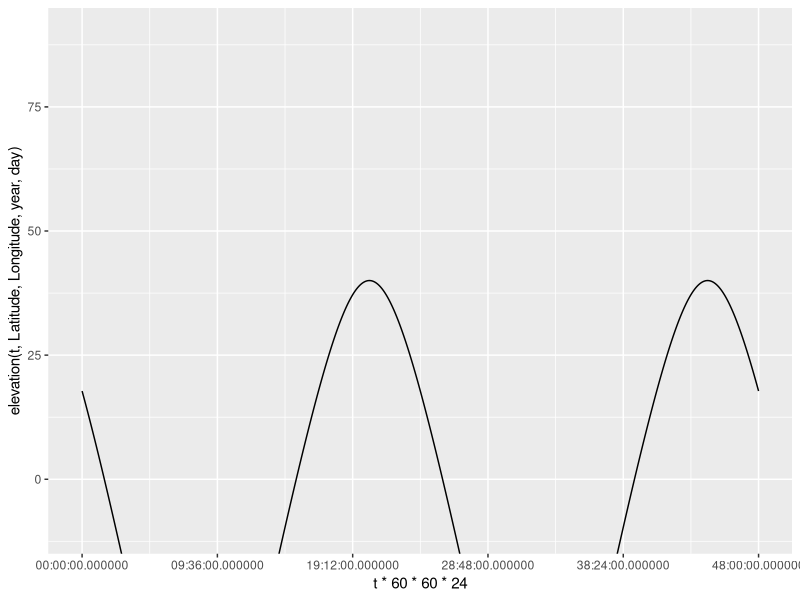
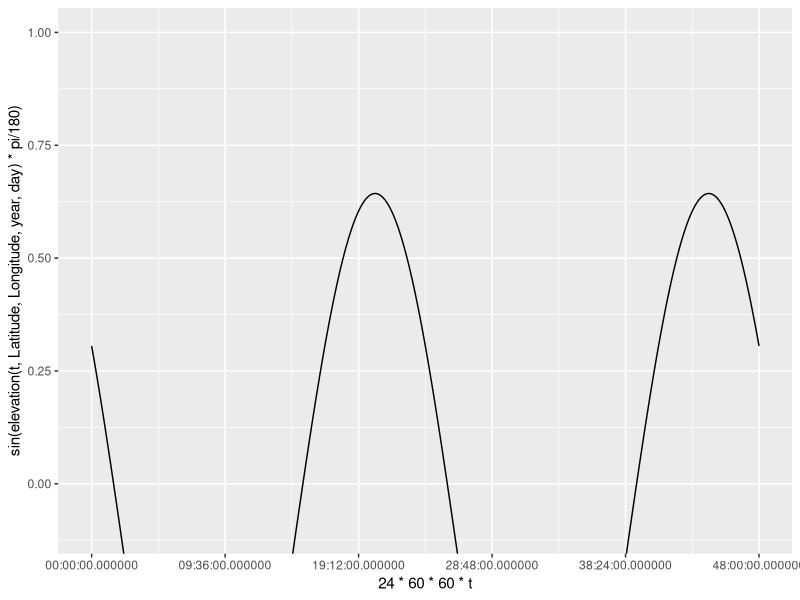
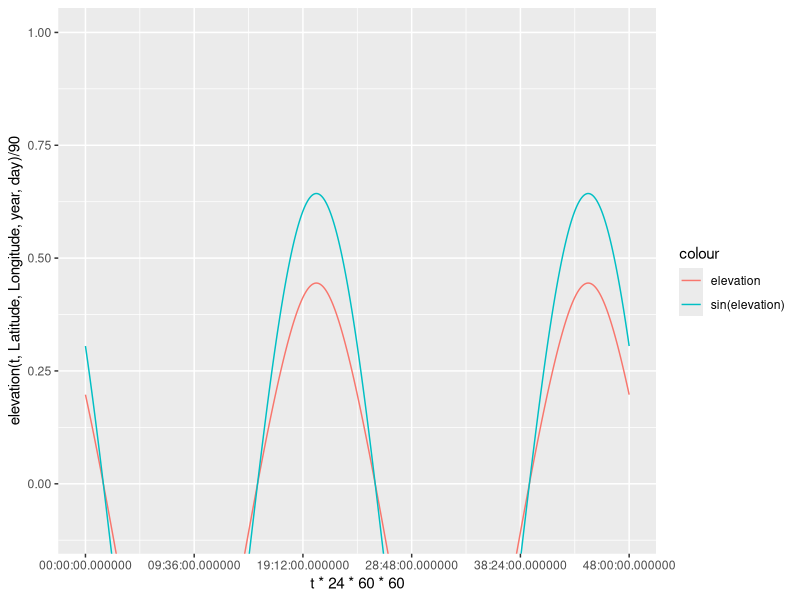
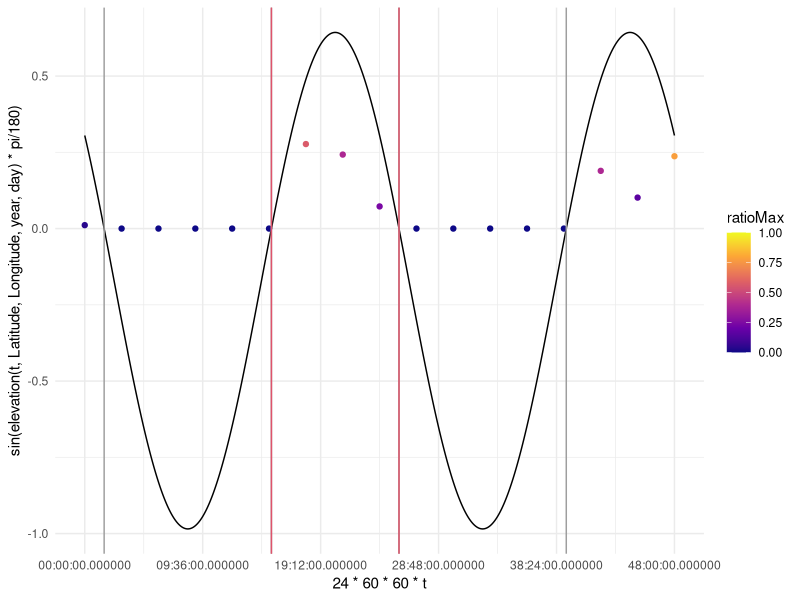
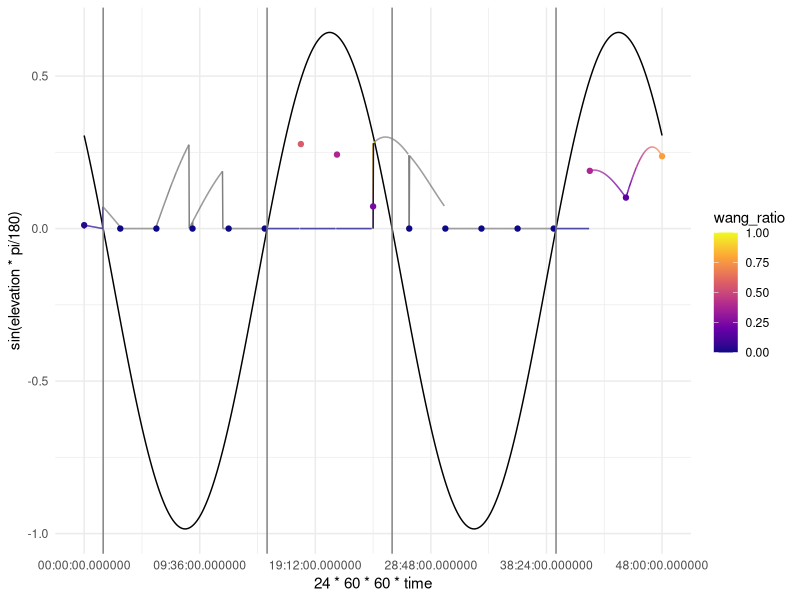

The R source for these figures, in order: (Note: this script raises an error after producing the figures.)
library(ggplot2)
Latitude = 30
Longitude = -123
year = 2020
day = 21
t=.5
Sunrise = 0 #initializing for global assignment
Sunset = 0 #initializing for global assignment

elevation = function(t, Latitude, Longitude, year, day){
  #Converting the year and day to Julian Day and Century. 2454466.5 is
  #12:00 AM of Jan 1 2008. Using mid day as the average 2454467 is Jan 1 2008
  #ifelse(year == 2008, JulianDay = 2454466+day, JulianDay = 2454467+day+(year-2008)*365);
  JulianDay = 2454466+day;
  ##Calculate solar position constants for the day in question. These
  ##functions were obtained from an NOAA Solar Calculations spreadsheet.
  ##Note: the variation seen throughout a given day is so small that we can
  ##treat these as constants. More on this later.
  JulianCentury = (JulianDay-2451545)/36525;
  GeomMeanLongSunDeg = (280.46646+JulianCentury*(36000.76983+JulianCentury*.0003032))%%360;
  GeomMeanAnomSunDeg = 357.52911+JulianCentury*(35999.05029 - 0.0001537*JulianCentury);
  EccentEarthOrbit = 0.016708634-JulianCentury*(0.000042037+0.0000001267*JulianCentury);
  SunEqOfCtr = sin(pi/180*(GeomMeanAnomSunDeg))*(1.914602-JulianCentury*(0.004817+0.000014*JulianCentury))+sin(pi/180*(2*GeomMeanAnomSunDeg))*(0.019993-0.000101*JulianCentury)+sin(pi/180*(3*GeomMeanAnomSunDeg))*0.000289;
  SunTrueLongDeg = GeomMeanLongSunDeg+SunEqOfCtr;
  SunAppLongDeg = SunTrueLongDeg-0.00569-0.00478*sin(pi/180*(125.04-1934.136*JulianCentury));
  MeanObliqEclipticDeg = 23+(26+((21.448-JulianCentury*(46.815+JulianCentury*(0.00059-JulianCentury*0.001813))))/60)/60;
  ObliqCorrDeg = MeanObliqEclipticDeg+0.00256*cos(pi/180*(125.04-1934.136*JulianCentury));
  SunDeclineDeg = 180/pi*(asin(sin(pi/180*(ObliqCorrDeg))*sin(pi/180*(SunAppLongDeg))));
  vary = tan(pi/180*(ObliqCorrDeg/2))*tan(pi/180*(ObliqCorrDeg/2));
  EqOfTimeMinutes = 4*180/pi*(vary*sin(2*pi/180*(GeomMeanLongSunDeg))-2*EccentEarthOrbit*sin(pi/180*(GeomMeanAnomSunDeg))+4*EccentEarthOrbit*vary*sin(pi/180*(GeomMeanAnomSunDeg))*cos(2*pi/180*(GeomMeanLongSunDeg))-0.5*vary*vary*sin(4*pi/180*(GeomMeanLongSunDeg))-1.25*EccentEarthOrbit*EccentEarthOrbit*sin(2*pi/180*(GeomMeanAnomSunDeg)));
  
  ## Define maximum PAR: Solar Constant*.487(%of radiation that makes up PAR)*scale(100)/Sin(90)
  MaxPAR=.487*1361*100;
  srssangle = 90;
  HAval = cos(pi/180*(srssangle))/(cos(pi/180*(Latitude))*cos(pi/180*(SunDeclineDeg)))-tan(pi/180*(Latitude))*tan(pi/180*(SunDeclineDeg));
  if (HAval <= -1){
    HASunriseDeg = 180
  } else if (HAval >= 1) {
    HASunriseDeg = 0
  } else {
    HASunriseDeg = 180/pi*acos(HAval)
  }
  SunlightDuration = HASunriseDeg/180;
  
  A = sin(Latitude*pi/180)*sin(SunDeclineDeg*pi/180);
  B = cos(Latitude*pi/180)*cos(SunDeclineDeg*pi/180);
  
  SolarNoon = (720-4*Longitude-EqOfTimeMinutes+0*60)/1440;
  Sunrise <<- ((SolarNoon*1440-HASunriseDeg*4)/1440)%%1; #keep sunrise positive and between zero and 1
  Sunset <<- Sunrise+SunlightDuration; #assign SR/SS to global for use in other functions
  
  C = EqOfTimeMinutes/4+Longitude;
  
  return(90-(acos(A+B*cos((t*360+C+180)*pi/180)))*180/pi)
  
}


precision = 100

t = round(seq(0, 2, 1/(8*precision)), digits = 5)
ggplot(data = NULL, aes(x = t*60*60*24, y = elevation(t,Latitude,Longitude,year,day)))+
  coord_cartesian(ylim = c(-10,90))+
  geom_line()+
  scale_x_time()

ggplot(data = NULL, aes(x = 24*60*60*t, y = sin(elevation(t,Latitude,Longitude,year,day)*pi/180)))+
  coord_cartesian(ylim = c(-.1,1))+
  geom_line()+
  scale_x_time()

ggplot(data = NULL, aes(x = t*24*60*60, y = elevation(t,Latitude,Longitude,year,day)/90, col = "elevation"))+
  coord_cartesian(ylim = c(-.1,1))+
  geom_line()+
  geom_line(data = NULL, aes(x = 24*60*60*t, y = sin(elevation(t,Latitude,Longitude,year,day)*pi/180), col = "sin(elevation)"))+
  labs()+
  scale_x_time()


###Creating projections from each observation

#Max PAR: .487*1361/sin(elevation)

library(tidyverse)

###Filling in observation and elevation data

time_ele_PAR = tibble(t)
time_ele_PAR = time_ele_PAR %>%
  select(time = t) %>%
  mutate(observation = 0==(time*8*precision)%%(precision),
         elevation = elevation(t, Latitude, Longitude, year, day),
         light = elevation>=0,
         maxPAR = light*.487*1361*sin(elevation*pi/180),
         #ratioMax = observation*light,
         ratioMax = observation*light*runif(length(t), min = 0, max = 1),
         PAR = ratioMax*maxPAR,
         obs1 = floor(t * 8) + 1,
         obs2 = ceiling(t * 8) + 1)

###Seperating observations
observations = time_ele_PAR %>%
  filter(observation==TRUE)

##add vector to indicate Sunrise and Sunset times

SS_time = c(Sunrise, Sunset, Sunrise+1, (Sunset+1)%%2)
SS_time = sort(SS_time)
SS_ele = round(elevation(SS_time, Latitude, Longitude, year, day), digits = 4)

iSR = as.numeric(Sunrise>(Sunset+1)%%2)+1

SS = tibble(time = SS_time, elevation = SS_ele) %>%
  mutate(real = elevation == 0,
         PAR = 0)

ggplot(data = NULL, aes(x = 24*60*60*t, y = sin(elevation(t,Latitude,Longitude,year,day)*pi/180))) +
  #coord_cartesian(ylim = c(-.1,1)) +
  geom_line() +
  scale_x_time() +
  geom_point(data = observations, aes(x = time*24*60*60, y = PAR/(.487*1361), color = ratioMax)) +
  scale_color_viridis_c(option = "C", limits = c(0,1)) +
  geom_vline(xintercept = SS$time*24*60*60 , color = 8) +
  geom_vline(xintercept = c(Sunrise, Sunset)*24*60*60, color = 2) +
  theme_minimal()

###Creating a function that will plot the Wang et al. algorithm for each point




add_wang = function(time_ele_PAR, SS, observations) {
  
  wang_index = observations %>%
    select(time, elevation, PAR)
  
  wang_index = SS %>%
    select(time, elevation, PAR) %>%
    rbind(wang_index, .)
  
  wang_calculation = time_ele_PAR
  
  SS = SS %>%
    mutate(
      slot1f = ceiling(time * 8 * precision + 1),
      slot1c = ceiling(slot1f / precision) * precision,
      slot2c = floor(SS$time * 8 * precision + 1),
      slot2f = floor(slot2c / precision) * precision + 2
    )
  
  #fill obs 1 forward and obs 2 backwards (so obs 1 is the most recent and obs 2 in the soonest)
  
  for (i in 1:4) {
    wang_calculation$obs1[SS$slot1f[i]:SS$slot1c[i]] = 17 + i
    wang_calculation$obs2[SS$slot2f[5 - i]:SS$slot2c[5 - i]] = 17 + 5 - i
  }
  
  
  wang_calculation = wang_calculation %>%
    mutate(
      wang_i_PAR1 = wang_index$PAR[wang_calculation$obs1],
      wang_i_PAR2 = wang_index$PAR[wang_calculation$obs2],
      wang_i_time1 = wang_index$time[wang_calculation$obs1],
      wang_i_time2 = wang_index$time[wang_calculation$obs2],
      wang_i_sunrise1 = time > ((Sunrise + Sunset - 1) / 2),
      wang_i_sunrise2 = time > ((Sunrise + Sunset + 1) / 2),
      wang_i_sunrise3 = time > ((Sunrise + Sunset + 3) / 2),
      wang_i_dayduration = Sunset - Sunrise
    )
  
  wang_calculation = wang_calculation %>%
    mutate(wang_i_sunrise = wang_i_sunrise1 + wang_i_sunrise2 + wang_i_sunrise3 + Sunrise - 1) %>%
    select(-wang_i_sunrise1,-wang_i_sunrise2,-wang_i_sunrise3)
  
  wang_calculation = wang_calculation %>%
    mutate(
      PAR1 = wang_i_PAR1 * sin((time - wang_i_sunrise) * pi / wang_i_dayduration)
      / sin((wang_i_time1 - wang_i_sunrise) * pi / wang_i_dayduration),
      PAR2 = wang_i_PAR2 * sin((time - wang_i_sunrise) * pi / wang_i_dayduration)
      / sin((wang_i_time2 - wang_i_sunrise) * pi / wang_i_dayduration),
      ratio_1 = (wang_i_time2 - time) / (wang_i_time2 - wang_i_time1),
      ratio_2 = (time - wang_i_time1) / (wang_i_time2 - wang_i_time1),
      wang_PAR = ratio_1*PAR1 + ratio_2*PAR2)
  
  #filter out observations with a SR as the first observation. Then calculate PAR from second observation using 6.2
  
  SR_adjust = wang_calculation %>%
    filter(obs1 == 17 + iSR | obs1 == 19 + iSR) %>%
    mutate(wang_PAR_SR = PAR2)
  
  # set PAR with times where SR is the second observation to 0
  
  SR_adjust_e = wang_calculation %>%
    filter(obs2 == 17 + iSR | obs2 == 19 + iSR) %>%
    mutate(wang_PAR_SR = 0)
  
  #combine SR_adjust tables
  
  SR_adjust = rbind(SR_adjust, SR_adjust_e)
  
  #Insert SR_adjust into wang_calculation
  
  wang_calculation = right_join(SR_adjust, wang_calculation)
  wang_calculation$wang_PAR[!is.na(wang_calculation$wang_PAR_SR)] = wang_calculation$wang_PAR_SR[!is.na(wang_calculation$wang_PAR_SR)]
  
  
  #filter out observations with a SS as the second observation. Then calculate PAR from first observation using 6.2
  
  SS_adjust = wang_calculation %>%
    filter(obs2 == 18 + iSR |
             obs2 == 16 + (iSR + 3) %% 5 + iSR) %>%
    mutate(wang_PAR_SS = PAR1)
  
  # set PAR with times where SS is the first observation to 0
  
  SS_adjust_e = wang_calculation %>%
    filter(obs1 == 18 + iSR |
             obs1 == 16 + (iSR + 3) %% 5 + iSR) %>%
    mutate(wang_PAR_SS = 0)
  
  #combine SR_adjust tables
  
  SS_adjust = rbind(SS_adjust, SS_adjust_e)
  
  #Insert SS_adjust into wang_calculation
  
  wang_calculation = right_join(SS_adjust, wang_calculation)
  wang_calculation$wang_PAR[!is.na(wang_calculation$wang_PAR_SS)] = wang_calculation$wang_PAR_SS[!is.na(wang_calculation$wang_PAR_SS)]
  
  #day of no observations
  
  no_obs_adjust = wang_calculation %>%
    filter(obs1 > 17 & obs2 > 17) %>%
    mutate(wang_PAR_no = NaN)
  
  #Insert no_obs_adjust
  
  wang_calculation = right_join(no_obs_adjust, wang_calculation)
  wang_calculation$wang_PAR[!is.na(wang_calculation$wang_PAR_no)] = wang_calculation$wang_PAR_no[!is.na(wang_calculation$wang_PAR_no)]
  
  
  
  i = 0:16 * precision + 1
  wang_calculation$wang_PAR[i] = wang_calculation$PAR[i]
  return(wang_calculation$wang_PAR)
}

wang_PAR = add_wang(time_ele_PAR, SS, observations)

time_ele_PAR = time_ele_PAR %>%
  cbind(., wang_PAR)

time_ele_PAR = time_ele_PAR %>%
  mutate(wang_ratio = wang_PAR/maxPAR) 




ggplot(data = time_ele_PAR, aes(x = 24*60*60*time, y = sin(elevation*pi/180))) +
  #coord_cartesian(ylim = c(-.1,1)) +
  geom_line() +
  scale_x_time() +
  geom_line(data = time_ele_PAR, aes(x = 24*60*60*time, y = wang_PAR/(.487*1361), color = wang_ratio)) +
  geom_point(data = observations, aes(x = time*24*60*60, y = PAR/(.487*1361), color = ratioMax)) +
  scale_color_viridis_c(option = "C", limits = c(0,1)) +
  geom_vline(data = SS, aes(xintercept = time*24*60*60, color = 8)) +
  theme_minimal()


##Create linear PAR ratio

add_ratio = function(time_ele_PAR, SS, observations) {
  #check observations. If both light then take average of ratios. Else take the ratio of the one with light.
  ratio_index = observations %>%
    select(time, elevation, ratioMax)
  
  ratio_calc = time_ele_PAR %>%
    mutate(
      rat1 = ratio_index$ratioMax[ratio_calc$obs1],
      rat2 = ratio_index$ratioMax[ratio_calc$obs2],
      time1 = ratio_index$time[ratio_calc$obs1],
      time2 = ratio_index$time[ratio_calc$obs2],
      linear_ratio =  rat1*(time2-time)/(time2-time1)+rat2*(time-time1)/(time2-time1)
    )
  
  #identify SR/SS slots
  
  SS = SS %>%
    mutate(
      slot1f = ceiling(time * 8 * precision + 1),
      slot1c = ceiling(slot1f / precision) * precision,
      slot2c = floor(SS$time * 8 * precision + 1),
      slot2f = floor(slot2c / precision) * precision + 2
    )
  
  #fill obs 1 forward and obs 2 backwards (so obs 1 is the most recent and obs 2 in the soonest)
  
  for (i in 1:4) {
    ratio_calc$obs1[SS$slot1f[i]:SS$slot1c[i]] = 17 + i
    ratio_calc$obs2[SS$slot2f[5 - i]:SS$slot2c[5 - i]] = 17 + 5 - i
  }
  
  #filter out observations with a SR as the first observation. Then use ratio from second observation
  
  SR_adjust1 = ratio_calc %>%
    filter(time>5)
  SR_adjust2 = ratio_calc %>%
    filter(time>5)
  
  if(SS_ele[iSR] == 0){
    SR_adjust1 = ratio_calc %>%
      filter(obs1 == 17 + iSR) %>%
      mutate(linear_ratio_SR = rat2)
  }
  
  if(SS_ele[iSR+2] == 0){
    SR_adjust2 = ratio_calc %>%
      filter(obs1 == 19 + iSR) %>%
      mutate(linear_ratio_SR = rat2)
  }
  
  # set PAR with times where SR is the second observation to 0
  
  SR_adjust_e = ratio_calc %>%
    filter(obs2 == 17 + iSR | obs2 == 19 + iSR) %>%
    mutate(linear_ratio_SR = 0)
  
  #combine SR_adjust tables
  
  SR_adjust = rbind(SR_adjust1, SR_adjust2, SR_adjust_e)
  
  #Insert SR_adjust into ratio_calc
  
  ratio_calc = right_join(SR_adjust, ratio_calc)
  ratio_calc$linear_ratio[!is.na(ratio_calc$linear_ratio_SR)] = ratio_calc$linear_ratio_SR[!is.na(ratio_calc$linear_ratio_SR)]
  
  
  #filter out observations with a SS as the second observation. Then use ratio from first observation
  
  SS_adjust1 = ratio_calc %>%
    filter(time>5)
  SS_adjust2 = ratio_calc %>%
    filter(time>5)
  
  if(SS_ele[iSR+1] == 0){
    SS_adjust1 = ratio_calc %>%
      filter(obs2 == 18 + iSR) %>%
      mutate(linear_ratio_SS = rat1)
  }
  
  if(SS_ele[(iSR+3) %% 5 + iSR-1] == 0){
    SS_adjust2 = ratio_calc %>%
      filter(obs2 == 16 + (iSR + 3) %% 5 + iSR) %>%
      mutate(linear_ratio_SS = rat1)
  }
  
  
  
  # set PAR with times where SS is the first observation to 0
  
  SS_adjust_e = ratio_calc %>%
    filter(obs1 == 18 + iSR |
             obs1 == 16 + (iSR + 3) %% 5 + iSR) %>%
    mutate(linear_ratio_SS = 0)
  
  #combine SR_adjust tables
  
  SS_adjust = rbind(SS_adjust1, SS_adjust2, SS_adjust_e)
  
  #Insert SS_adjust into ratio_calc
  
  ratio_calc = right_join(SS_adjust, ratio_calc)
  ratio_calc$linear_ratio[!is.na(ratio_calc$linear_ratio_SS)] = ratio_calc$linear_ratio_SS[!is.na(ratio_calc$linear_ratio_SS)]
  
  #day of no observations
  
  no_obs_adjust = ratio_calc %>%
    filter(obs1 > 17 & obs2 > 17) %>%
    mutate(obs_no = NaN)
  
  #Insert no_obs_adjust
  
  ratio_calc = right_join(no_obs_adjust, ratio_calc)
  ratio_calc$linear_ratio[!is.na(ratio_calc$obs_no)] = ratio_calc$obs_no[!is.na(ratio_calc$obs_no)]
  
  
  i = 0:16 * precision + 1
  ratio_calc$linear_ratio[i] = ratio_calc$ratioMax[i]
  
  return(ratio_calc$linear_ratio)
}



linear_ratio = add_ratio(time_ele_PAR, SS, observations)

time_ele_PAR = time_ele_PAR %>%
  cbind(., linear_ratio)

time_ele_PAR = time_ele_PAR %>%
  mutate(linear_PAR = linear_ratio*maxPAR)

ggplot(data = time_ele_PAR, aes(x = 24*60*60*time, y = sin(elevation*pi/180))) +
  #coord_cartesian(ylim = c(-.1,1)) +
  geom_line() +
  scale_x_time() +
  #geom_line(data = time_ele_PAR, aes(x = 24*60*60*time, y = wang_PAR/(.487*1361), color = wang_ratio)) +
  geom_line(data = time_ele_PAR, aes(x = 24*60*60*time, y = linear_PAR/(.487*1361), color = linear_ratio)) +
  geom_point(data = observations, aes(x = time*24*60*60, y = PAR/(.487*1361), color = ratioMax)) +
  scale_color_viridis_c(option = "C", limits = c(0,1)) +
  geom_vline(data = SS, aes(xintercept = time*24*60*60, color = 8)) +
  theme_minimal()


ggplot(data = time_ele_PAR, aes(x = time, y = linear_ratio, color = linear_PAR))+
  geom_line() +
  geom_point(data = observations, aes(x = time, y = ratioMax, color = PAR)) +
  #geom_line(data = time_ele_PAR, aes(x = time, y = wang_ratio, color = wang_PAR)) +
  scale_color_viridis_c(option = "C") +
  geom_vline(data = SS, aes(xintercept = time, color = 8)) +
  theme_minimal()


##create sky based on instPAR ratio of max and raw value (black at night, blue-gray during high-low par/high sun, red at sunset)

sky = tibble(t)

# t[101]=Sunrise
#Sunset = length-100

ggplot(data = NULL, aes(x = 24*60*60*t, y = sin(elevation(t,Latitude,Longitude,year,day)*pi/180)))+
  #coord_cartesian(ylim = c(-.1,1))+
  geom_line()+
  geom_vline(xintercept = 1:3, data =  ,aes())+
  scale_x_time()+
  geom_point(data = daylightObservations, aes(x = time*24*60*60, y = max_PAR/(.487*1361), color = ratioMax))+
  scale_color_viridis_c(option = "C")+
  geom_point(data = observationsSS, aes(x = time*24*60*60,  y = max_PAR/(.487*1361)), color = 2)+
  theme_minimal()
